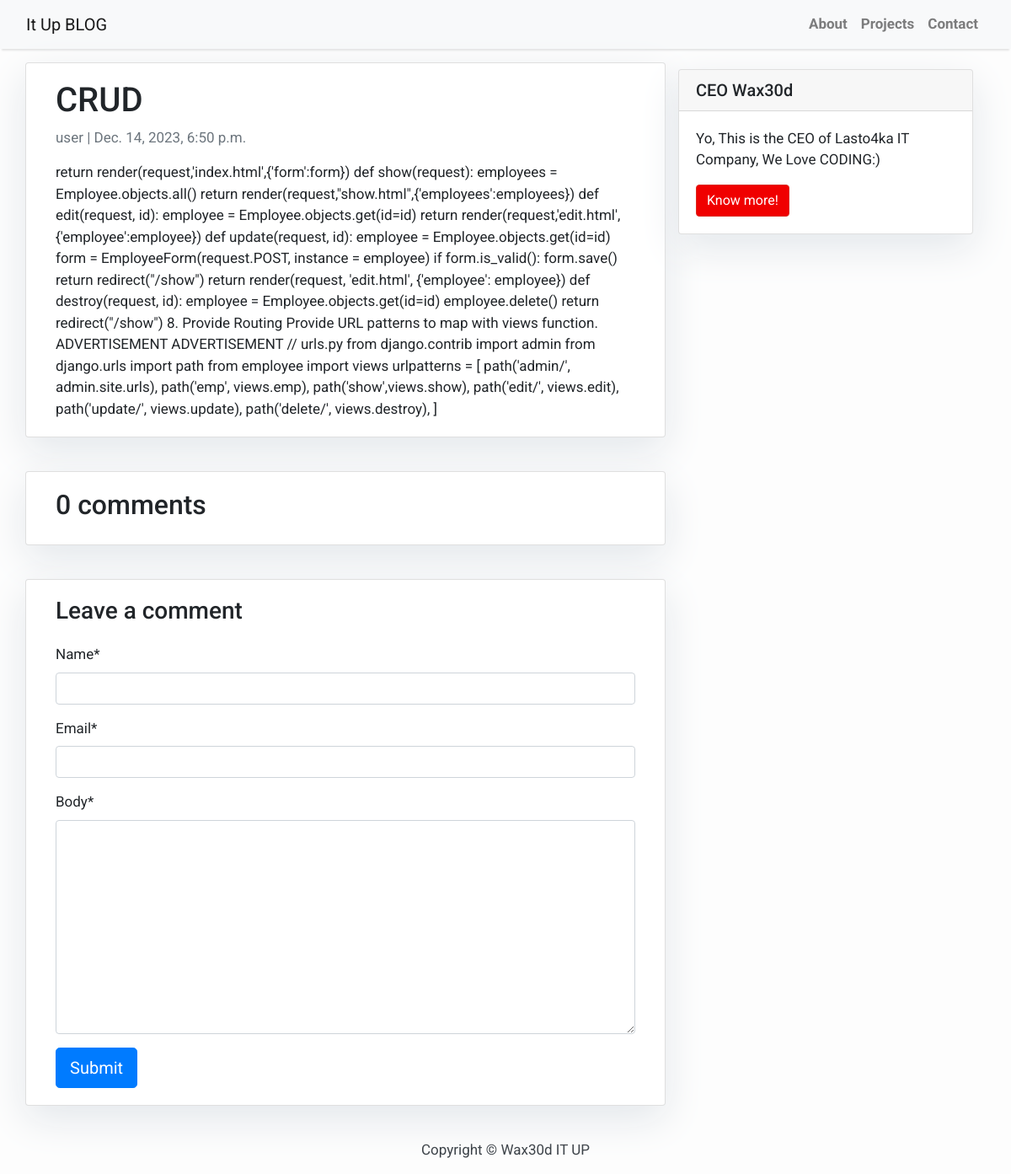
/crud/, run on the app's committed database.
### blog/models.py (models this page shows, shortened)
class Post(models.Model):
    title = models.CharField(max_length=200, unique=True)
    slug = models.SlugField(max_length=200, unique=True)
    author = models.ForeignKey(User, on_delete=models.CASCADE, related_name='blog_posts')
    updated_on = models.DateTimeField(auto_now=True)
    content = models.TextField()
    created_on = models.DateTimeField(auto_now_add=True)
    status = models.IntegerField(choices=STATUS, default=0)
    class Meta:
        ordering = ['-created_on']

### blog/views.py (the view)
# urls.py: path('<slug:slug>/', views.post_detail, name='post_detail')
def post_detail(request, slug):
    template_name = 'post_detail.html'
    post = get_object_or_404(Post, slug=slug)
    comments = post.comments.filter(active=True)
    new_comment = None    # Comment posted
    if request.method == 'POST':
        comment_form = CommentForm(data=request.POST)
        if comment_form.is_valid():
            new_comment = comment_form.save(commit=False)
            new_comment.post = post
            new_comment.save()
    else:
        comment_form = CommentForm()
    return render(request, template_name, {'post': post,
                                           'comments': comments,
                                           'new_comment': new_comment,
                                           'comment_form': comment_form})

### blog/forms.py
class CommentForm(forms.ModelForm):
    class Meta:
        model = Comment
        fields = ('name', 'email', 'body')

### blog/templates/post_detail.html (shortened to what this page needs)
{% extends 'base.html' %}
 {% block content %}
{% load crispy_forms_tags %}
<div class="container">
  <div class="row">
    <div class="col-md-8 card mb-4  mt-3 left  top">
     <div class="card-body">
        <h1>{% block title %} {{ post.title }} {% endblock title %}</h1>
       <p class=" text-muted">{{ post.author }} | {{ post.created_on }}</p>
        <p class="card-text ">{{ post.content | safe }}</p>
     </div>    </div>
   {% block sidebar %}
 {% include 'sidebar.html' %}
{% endblock sidebar %}
   <div class="col-md-8 card mb-4  mt-3 ">
      <div class="card-body">
       <h2>{{ comments.count }} comments</h2>
      </div>
   </div>
    <div class="col-md-8 card mb-4  mt-3 ">
      <div class="card-body">
        {% if new_comment %}
        <div class="alert alert-success" role="alert">
          Your comment is awaiting moderation
        </div>
        {% else %}
        <h3>Leave a comment</h3>
        <form method="post" style="margin-top: 1.3em;">
          {{ comment_form|crispy }}
          <button type="submit" class="btn btn-primary  btn-lg">Submit</button>
        </form>
        {% endif %}
      </div>
    </div>
  </div>
</div>
{% endblock content %}

### blog/templates/base.html (style rules this page uses)
body { font-family: "Roboto", sans-serif; font-size: 17px; background-color: #fdfdfd; }

### blog/templates/sidebar.html (style rules this page uses)
.card { box-shadow: 0 16px 48px #E3E7EB; }

### data on the page
Post: title "CRUD", author "user", created_on "Dec. 14, 2023, 6:50 p.m.", content "return render(request,'index.html',{'form':form}) def show(request): employees = Employee.objects.all() return render(request,\"show.html\",{'employees':employees}) def edit(request, id): employee = Employee.objects.get(id=id) return render(request,'edit.html', {'employee':employee}) def update(request, id): employee = Employee.objects.get(id=id) form = EmployeeForm(request.POST, instance = employee) if form.is_valid(): form.save() return redirect(\"/show\") return render(request, 'edit.html', {'employee': employee}) def destroy(request, id): employee = Employee.objects.get(id=id) employee.delete() return redirect(\"/show\") 8. Provide Routing Provide URL patterns to map with views function.…"

### other printed values
{{ comments.count }} "0"
